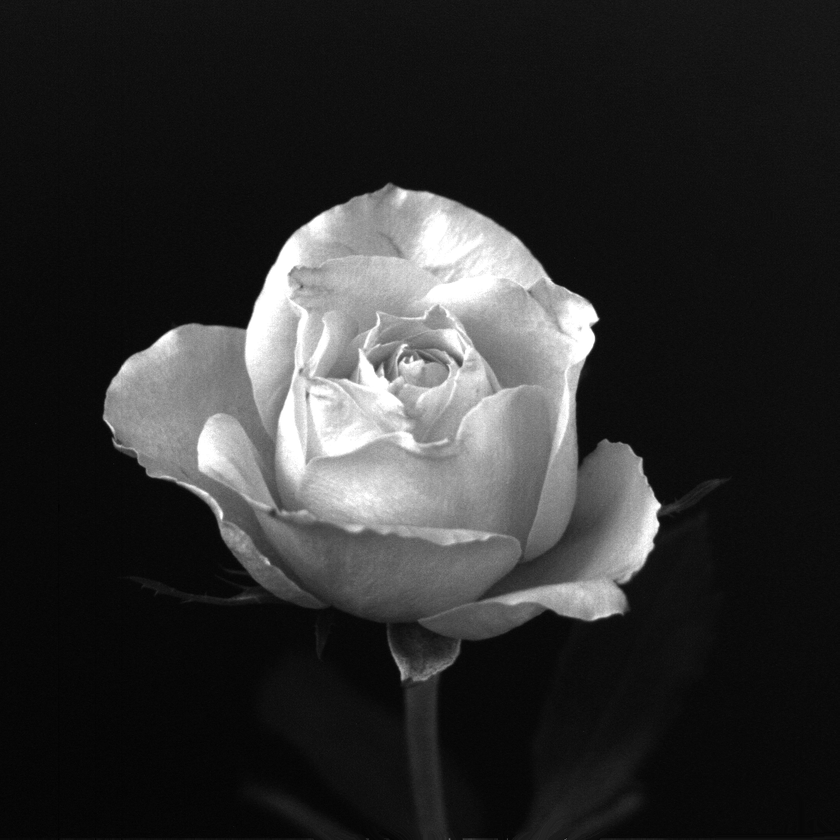
#> input picture 数字图像处理/flower.tif, 840 x 840 px, shrunk from 1024 x 1024 before the run
$ python ImageProcessingTest3_rotate.py
#> lines starting #> are read from the running program, lines starting #| are printed output that depends on the picture
import cv2


def rotate():
    img = cv2.imread("flower.tif", 0)
#> img is the input picture: shape (840, 840); min 0, max 255, mean 46.8
    rows, cols = img.shape
#> rows = 840; cols = 840
    M = cv2.getRotationMatrix2D((cols / 2, rows / 2), 45, 0.6)
    dst = cv2.warpAffine(img, M, (cols, rows))
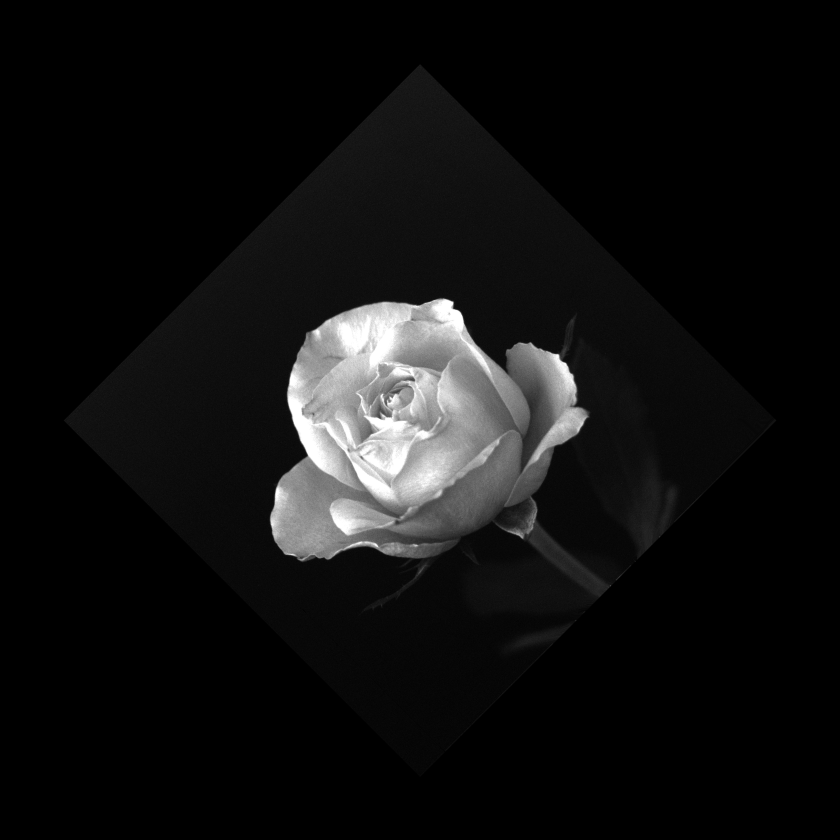
#> dst: shape (840, 840); min 0, max 255, mean 16.8
    cv2.imshow('before', img)
    cv2.imshow('after', dst)
    cv2.waitKey(0)
    cv2.destroyAllWindows()


if __name__ == '__main__':
    rotate()
